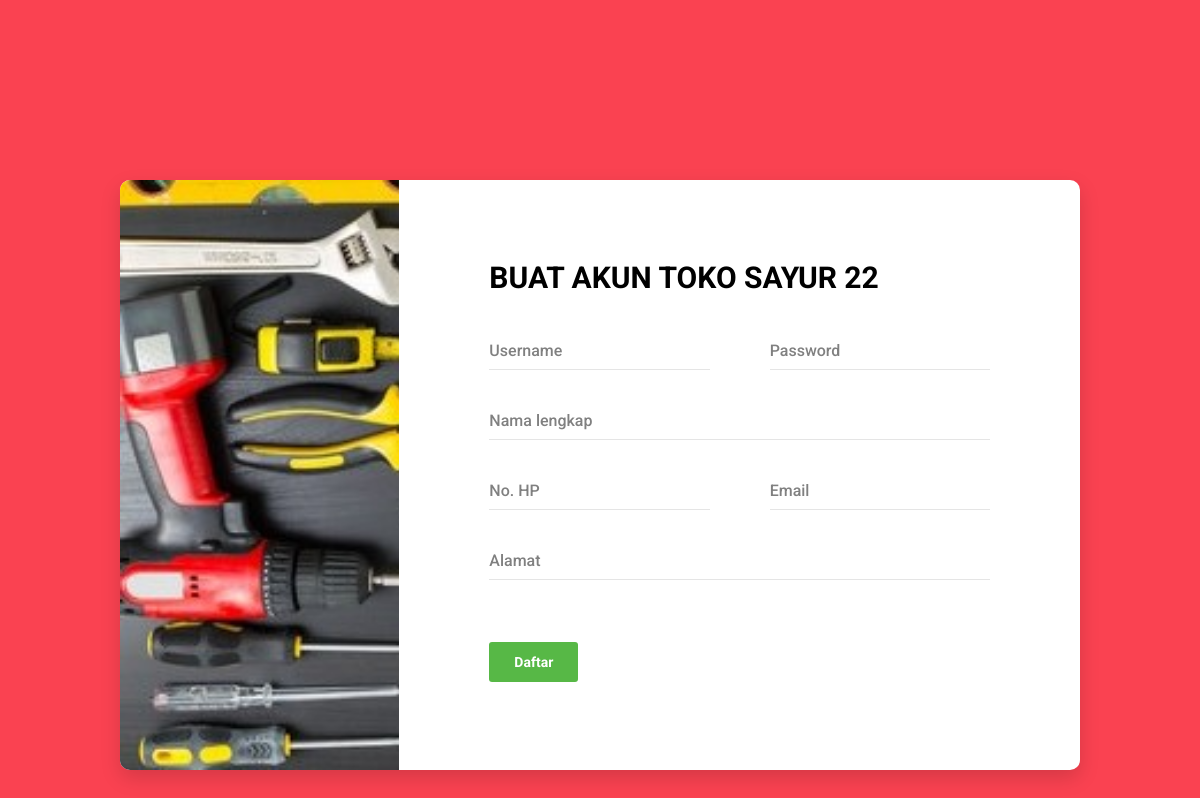
Before: /index.php/auth/register with the older database file.
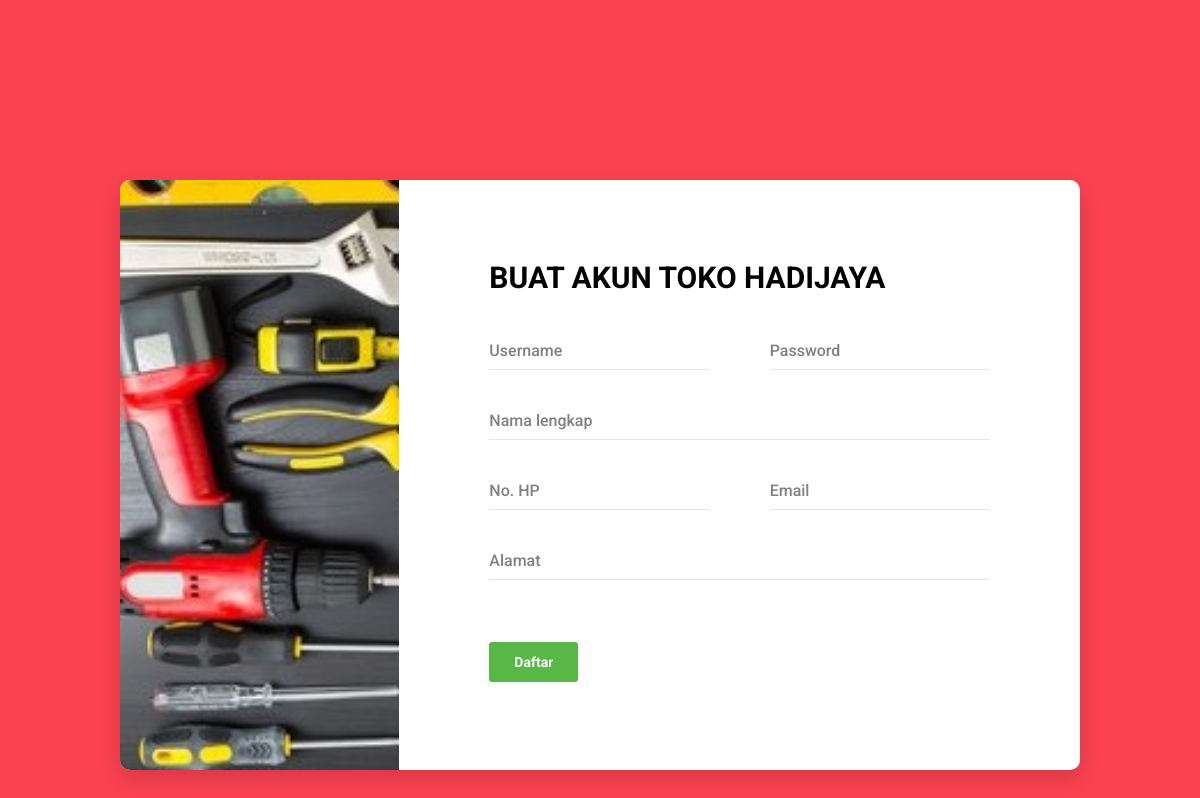
After: the same page with the newer database file.
### tables this page shows
CREATE TABLE `settings` (
  `id` int(10) NOT NULL,
  `key` varchar(32) NOT NULL,
  `content` text NOT NULL
);

### application/controllers/auth/Register.php (called while the page is built, shortened)
<?php
class Register extends CI_Controller {
    public function __construct()
    {
        $this->load->library(['form_validation', 'encryption']);
        $this->load->model('auth/Register_model', 'register');
    }
    public function index()
    {
        $this->load->view('auth/register');
    }
}

### index.php (called while the page is built, shortened)
<?php
require_once BASEPATH.'core/CodeIgniter.php';

### application/helpers/global_helper.php (called while the page is built, shortened)
<?php
if (!function_exists('get_settings')) {
    function get_settings($key = '')
    {
        $CI = &get_instance();
        $row = $CI->db
            ->select('content')
            ->where('key', $key)
            ->get('settings')
            ->row();
        return $row->content;
    }
}
if (!function_exists('get_store_name')) {
    function get_store_name()
    {
        return get_settings('store_name');
    }
}

### application/helpers/themes_helper.php (called while the page is built, shortened)
<?php
if ( ! function_exists('get_theme_name'))
{
    function get_theme_name() {
        $current_theme = get_settings('current_theme_name');
        return ($current_theme) ? $current_theme : false;
    }
}
if ( ! function_exists('get_theme_uri'))
{
    function get_theme_uri($file_name = null, $theme_name = NULL)
    {
        $theme_name = ($theme_name == NULL) ? get_theme_name() : $theme_name;
        return is_null($file_name) ? base_url('assets/themes/'. $theme_name .'/') : base_url('assets/themes/'. $theme_name .'/'. $file_name) ;
    }
}

### application/views/auth/register.php (the view, shortened to what this page needs)
<!DOCTYPE html>
<html lang="en">
<head>
    <link href="<?php echo get_theme_uri('custom/auth/register/vendor/mdi-font/css/material-design-iconic-font.min.css'); ?>" rel="stylesheet" media="all">
    <link href="<?php echo get_theme_uri('custom/auth/register/vendor/font-awesome-4.7/css/font-awesome.min.css'); ?>" rel="stylesheet" media="all">
    <link href="<?php echo get_theme_uri('custom/auth/register/vendor/select2/select2.min.css'); ?>" rel="stylesheet" media="all">
    <link href="<?php echo get_theme_uri('custom/auth/register/vendor/datepicker/daterangepicker.css'); ?>" rel="stylesheet" media="all">
    <link href="<?php echo get_theme_uri('custom/auth/register/css/main.css'); ?>" rel="stylesheet" media="all">
</head>
<body>
    <div class="page-wrapper bg-red p-t-180 p-b-100 font-robo">
        <div class="wrapper wrapper--w960">
            <div class="card card-2">
                <div class="card-heading"></div>
                <div class="card-body">
                    <h2 class="title">Buat Akun <?php echo get_store_name(); ?></h2>
                    <?php echo form_open('auth/register/verify'); ?>
                        <div class="row row-space">
                            <div class="col-2">
                                <div class="input-group">
                                    <input class="input--style-2" type="text" placeholder="Username" minlength="4" maxlength="16" name="username" value="<?php echo set_value('username'); ?>" required>
                                </div>
                            </div>
                            <div class="col-2">
                                <div class="input-group">
                                    <input class="input--style-2" type="password" placeholder="Password" name="password" value="<?php echo set_value('password'); ?>" required>
                                </div>
                            </div>
                        </div>
                        <div class="input-group">
                            <input class="input--style-2" type="text" placeholder="Nama lengkap" name="name" value="<?php echo set_value('name'); ?>" required>
                        </div>
                        <div class="row row-space">
                            <div class="col-2">
                                <div class="input-group">
                                    <input class="input--style-2" type="text" placeholder="No. HP" minlength="9" maxlength="15" name="phone_number" value="<?php echo set_value('phone_number'); ?>" required>
                                </div>
                            </div>
                            <div class="col-2">
                                <div class="input-group">
                                    <input class="input--style-2" minlength="10" type="email" placeholder="Email" name="email" value="<?php echo set_value('email'); ?>" required>
                                </div>
                            </div>
                        </div>
                        <div class="input-group">
                            <input class="input--style-2" type="text" placeholder="Alamat" name="address" value="<?php echo set_value('address'); ?>" required>
                        </div>
                        <div class="p-t-30">
                            <button class="btn btn--radius btn--green" type="submit">Daftar</button>
                        </div>
                    </form>
                </div>
            </div>
        </div>
    </div>
</body>
</html>

Changed rows visible on the page:
changed settings: content "TOKO SAYUR 22" → "TOKO HADIJAYA"
